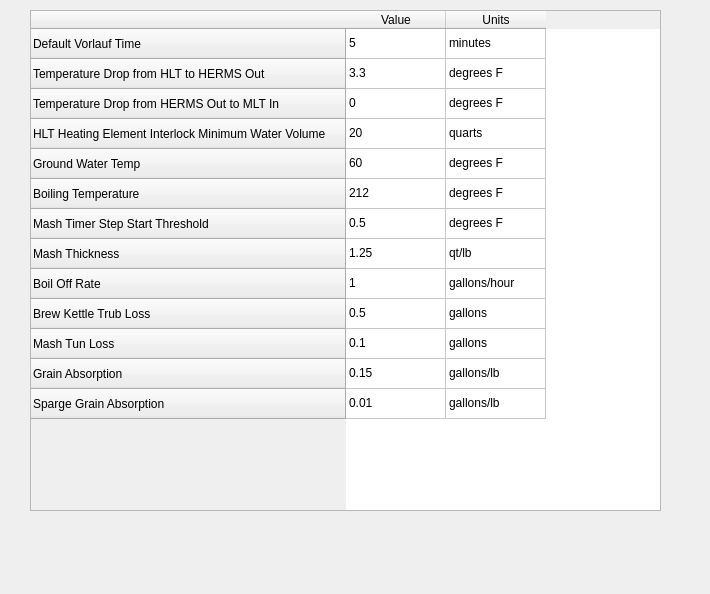
<?xml version="1.0" encoding="UTF-8"?>
<ui version="4.0">
 <class>Dialog</class>
 <widget class="QDialog" name="Dialog">
  <property name="geometry">
   <rect>
    <x>0</x>
    <y>0</y>
    <width>710</width>
    <height>594</height>
   </rect>
  </property>
  <property name="windowTitle">
   <string>Dialog</string>
  </property>
  <widget class="QTableWidget" name="tableWidget">
   <property name="geometry">
    <rect>
     <x>30</x>
     <y>10</y>
     <width>631</width>
     <height>501</height>
    </rect>
   </property>
   <row>
    <property name="text">
     <string>Default Vorlauf Time</string>
    </property>
   </row>
   <row>
    <property name="text">
     <string>Temperature Drop from HLT to HERMS Out</string>
    </property>
   </row>
   <row>
    <property name="text">
     <string>Temperature Drop from HERMS Out to MLT In</string>
    </property>
   </row>
   <row>
    <property name="text">
     <string>HLT Heating Element Interlock Minimum Water Volume</string>
    </property>
   </row>
   <row>
    <property name="text">
     <string>Ground Water Temp</string>
    </property>
   </row>
   <row>
    <property name="text">
     <string>Boiling Temperature</string>
    </property>
   </row>
   <row>
    <property name="text">
     <string>Mash Timer Step Start Threshold</string>
    </property>
   </row>
   <row>
    <property name="text">
     <string>Mash Thickness</string>
    </property>
   </row>
   <row>
    <property name="text">
     <string>Boil Off Rate</string>
    </property>
   </row>
   <row>
    <property name="text">
     <string>Brew Kettle Trub Loss</string>
    </property>
   </row>
   <row>
    <property name="text">
     <string>Mash Tun Loss</string>
    </property>
   </row>
   <row>
    <property name="text">
     <string>Grain Absorption</string>
    </property>
   </row>
   <row>
    <property name="text">
     <string>Sparge Grain Absorption</string>
    </property>
   </row>
   <column>
    <property name="text">
     <string>Value</string>
    </property>
   </column>
   <column>
    <property name="text">
     <string>Units</string>
    </property>
   </column>
   <item row="0" column="0">
    <property name="text">
     <string>5</string>
    </property>
   </item>
   <item row="0" column="1">
    <property name="text">
     <string>minutes</string>
    </property>
   </item>
   <item row="1" column="0">
    <property name="text">
     <string>3.3</string>
    </property>
   </item>
   <item row="1" column="1">
    <property name="text">
     <string>degrees F</string>
    </property>
   </item>
   <item row="2" column="0">
    <property name="text">
     <string>0</string>
    </property>
   </item>
   <item row="2" column="1">
    <property name="text">
     <string>degrees F</string>
    </property>
   </item>
   <item row="3" column="0">
    <property name="text">
     <string>20</string>
    </property>
   </item>
   <item row="3" column="1">
    <property name="text">
     <string>quarts</string>
    </property>
   </item>
   <item row="4" column="0">
    <property name="text">
     <string>60</string>
    </property>
   </item>
   <item row="4" column="1">
    <property name="text">
     <string>degrees F</string>
    </property>
   </item>
   <item row="5" column="0">
    <property name="text">
     <string>212</string>
    </property>
   </item>
   <item row="5" column="1">
    <property name="text">
     <string>degrees F</string>
    </property>
   </item>
   <item row="6" column="0">
    <property name="text">
     <string>0.5</string>
    </property>
   </item>
   <item row="6" column="1">
    <property name="text">
     <string>degrees F</string>
    </property>
   </item>
   <item row="7" column="0">
    <property name="text">
     <string>1.25</string>
    </property>
   </item>
   <item row="7" column="1">
    <property name="text">
     <string>qt/lb</string>
    </property>
   </item>
   <item row="8" column="0">
    <property name="text">
     <string>1</string>
    </property>
   </item>
   <item row="8" column="1">
    <property name="text">
     <string>gallons/hour</string>
    </property>
   </item>
   <item row="9" column="0">
    <property name="text">
     <string>0.5</string>
    </property>
   </item>
   <item row="9" column="1">
    <property name="text">
     <string>gallons</string>
    </property>
   </item>
   <item row="10" column="0">
    <property name="text">
     <string>0.1</string>
    </property>
   </item>
   <item row="10" column="1">
    <property name="text">
     <string>gallons</string>
    </property>
   </item>
   <item row="11" column="0">
    <property name="text">
     <string>0.15</string>
    </property>
   </item>
   <item row="11" column="1">
    <property name="text">
     <string>gallons/lb</string>
    </property>
   </item>
   <item row="12" column="0">
    <property name="text">
     <string>0.01</string>
    </property>
   </item>
   <item row="12" column="1">
    <property name="text">
     <string>gallons/lb</string>
    </property>
   </item>
  </widget>
 </widget>
 <resources/>
 <connections/>
</ui>
